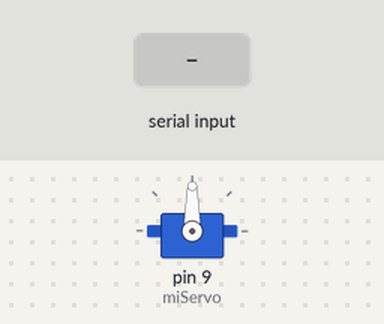
The sketch below on a simulated Arduino Uno, built with avr-gcc and run on an emulated ATmega328P. Shown: servo. The inputs (shaded band) are chosen by the test bench.

Above: at 1.2 s.
1.3 s: "90,45\n" received over Serial
At 3.5 s:
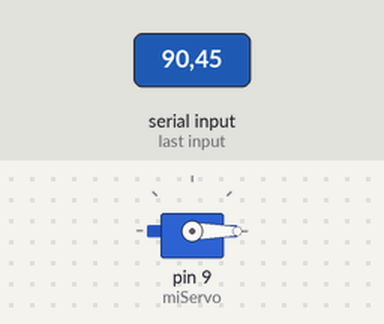
4.3 s: "30,150\n" received over Serial
At 5.35 s:
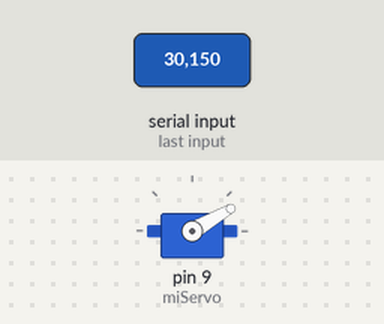
7.0 s: "2\n" received over Serial
At 7.15 s:
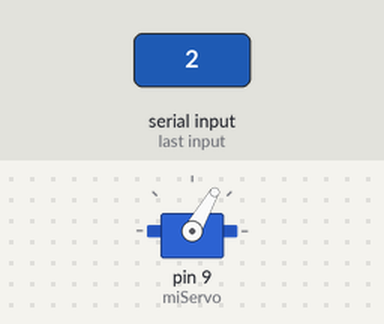
Timing chart, 0 to 10.0 s (numbered marks = the images above; inputs shaded):
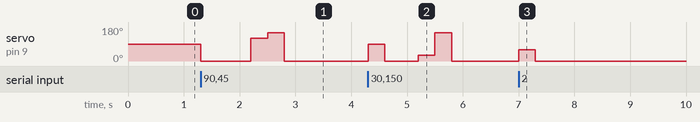

The sketch:

movimiento_servo.ino
```cpp
#include <Servo.h>

Servo miServo;
int posicion;

void setup() {
  Serial.begin(9600);
  miServo.attach(9);  // Pin del servo
}

void loop() {
  if (Serial.available() > 0) {
    char dato = Serial.read();

    // Convertimos de carácter a número
    int dedos = dato - '0';

    // Mover el servo a diferentes posiciones según dedos
    switch (dedos) {
      case 0: posicion = 0; break;
      case 1: posicion = 30; break;
      case 2: posicion = 60; break;
      case 3: posicion = 90; break;
      case 4: posicion = 120; break;
      case 5: posicion = 150; break;
      default: posicion = 0;
    }

    miServo.write(posicion);
    delay(300);
  }
}
```

Measured:
- after the input at 1.3 s, servo on pin 9 (miServo): 90° → 0° at once, → 120° 0.90 s later, → 150° 0.30 s later, → 0° 0.30 s later
- after the input at 4.3 s, servo on pin 9 (miServo): 0° → 90° at once, → 0° 0.30 s later, → 30° 0.60 s later, → 150° 0.30 s later, … (5 changes in this stretch)
- after the input at 7.0 s, servo on pin 9 (miServo): 0° → 60° at once, → 0° 0.30 s later
